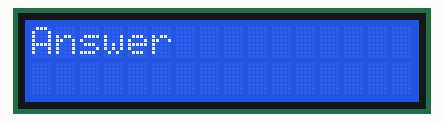
Simulated run of this sketch. Board: Arduino Uno, built with avr-gcc and run on an emulated ATmega328P. Shown: 16×2 character LCD.

Above: at 0.1 s.
At 1.6 s:
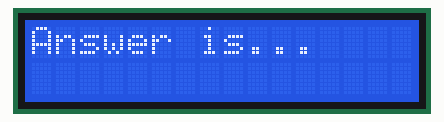
At 3.6 s:
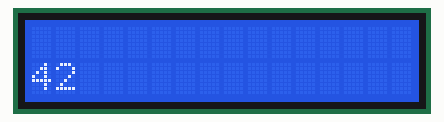
At 5.1 s:
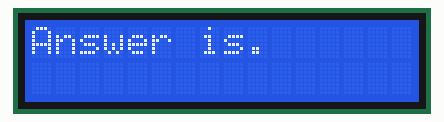

The sketch:

LCD_display.ino
```cpp
#include<LiquidCrystal.h>
LiquidCrystal lcd(12,11,5,4,3,2);
void setup() {
  // put your setup code here, to run once:
lcd.begin(16,2);
lcd.clear();
}

void loop() {
  // put your main code here, to run repeatedly:
lcd.print("Answer");
delay(500);
 lcd.clear();


lcd.print("Answer is.");
delay(500);
lcd.clear();

  lcd.print("Answer is..");
delay(500);
lcd.clear();

  lcd.print("Answer is...");
delay(2000);
lcd.clear();
lcd.setCursor(0,1);
  lcd.print("42");
delay(1000);


lcd.clear();

}
```

Measured:
- by itself, everything shown: repeats every 4.5 s, in 6 steps
- what the display in image 1 shows lasts 2.0 s, from 1.6 s to 3.6 s
- what the display in image 2 shows lasts 1.0 s, from 3.6 s to 4.6 s
